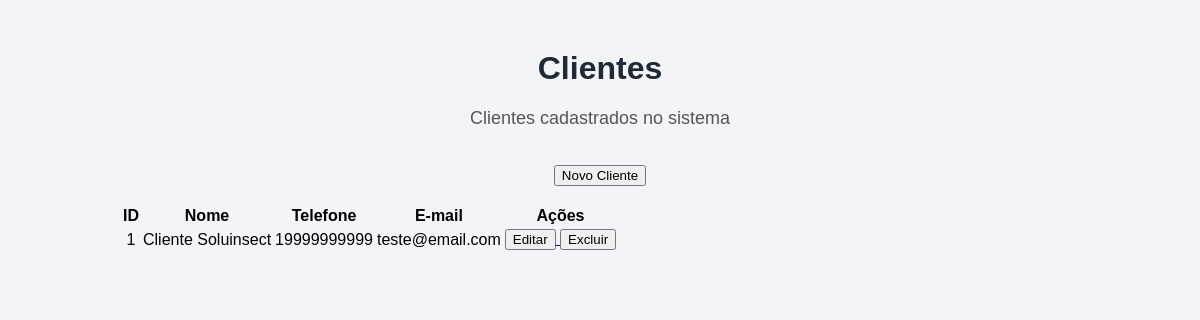
Screenshot of /lista-clientes with the database file from the repository.
### tables this page shows
CREATE TABLE clientes (
    id INTEGER PRIMARY KEY AUTOINCREMENT,
    nome TEXT NOT NULL,
    telefone TEXT,
    email TEXT
);

### app.py (the view)
@app.route("/lista-clientes")
def lista_clientes():
    conexao = conectar_banco()
    clientes = conexao.execute(
        "SELECT * FROM clientes ORDER BY id"
    ).fetchall()
    conexao.close()
    return render_template(
        "lista_clientes.html",
        clientes=clientes
    )

### app.py (called while the page is built)
def conectar_banco():
    conexao = sqlite3.connect("database.db")
    conexao.row_factory = sqlite3.Row
    return conexao

### templates/lista_clientes.html (shortened to what this page needs)
<!DOCTYPE html>
<html lang="pt-BR">
<head>
    <link rel="stylesheet" href="{{ url_for('static', filename='style.css') }}">
</head>
<body>
    <div class="container">
        <h1>Clientes</h1>
        <p>Clientes cadastrados no sistema</p>
        <br>
        <a href="/clientes">
            <button>Novo Cliente</button>
        </a>
        <br><br>
        <table>
            <thead>
                <tr>
                    <th>ID</th>
                    <th>Nome</th>
                    <th>Telefone</th>
                    <th>E-mail</th>
                    <th>Ações</th>
                </tr>
            </thead>
            <tbody>
                {% for cliente in clientes %}
                <tr>
                    <td>{{ cliente["id"] }}</td>
                    <td>{{ cliente["nome"] }}</td>
                    <td>{{ cliente["telefone"] }}</td>
                    <td>{{ cliente["email"] }}</td>
                    <td>
                        <a href="/editar-cliente/{{ cliente['id'] }}">
                            <button>Editar</button>
                        </a>
                        <a href="/excluir-cliente/{{ cliente['id'] }}">
                            <button>Excluir</button>
                        </a>
                    </td>
                </tr>
                {% endfor %}
            </tbody>
        </table>
    </div>
</body>
</html>

### static/style.css (style rules this page uses)
body { font-family: Arial, sans-serif; background-color: #f2f4f7; margin: 0; padding: 0; }
.container { width: 80%; margin: 50px auto; text-align: center; }
h1 { color: #1f2937; }
p { color: #555; font-size: 18px; }

### rows the page displays
clientes: id "1", nome "Cliente Soluinsect", telefone "19999999999", email "teste@email.com"
